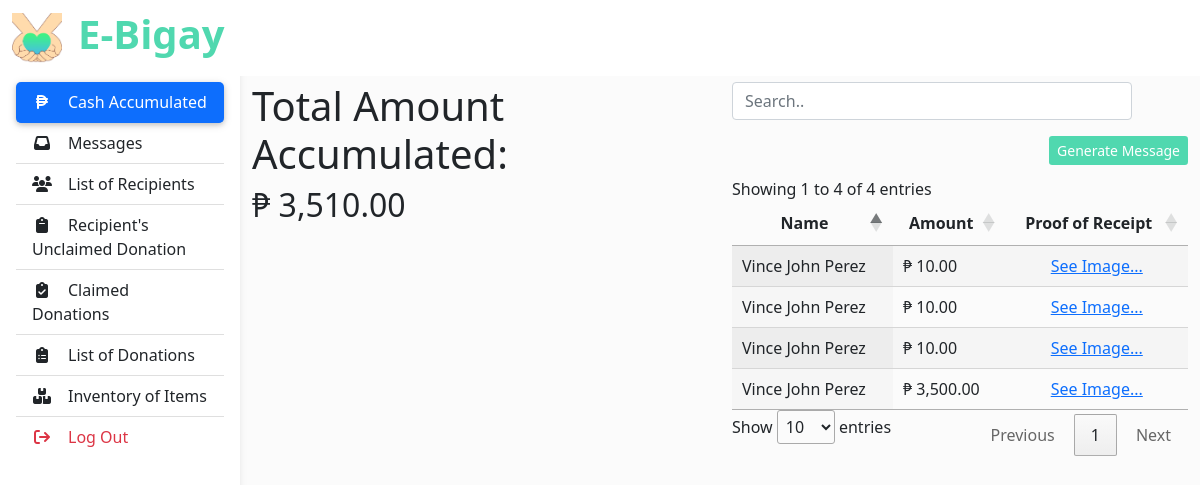
The page /admin/index.php (signed in) on the database its author committed.
### tables this page shows
CREATE TABLE `total_cash` (
  `total` decimal(15,2) NOT NULL
);

CREATE TABLE `cash_table` (
  `id` int(11) NOT NULL,
  `acc_id` int(11) NOT NULL,
  `name` varchar(255) NOT NULL,
  `amount` decimal(15,2) NOT NULL,
  `proof_of_receipt` varchar(255) NOT NULL
);

### admin/index.php (shortened to what this page needs)
<?php
    include('assets/php/config.php');
?>
<!DOCTYPE html>
<html lang="en">
<head>
    <link href="https://cdn.jsdelivr.net/npm/bootstrap@5.0.0/dist/css/bootstrap.min.css" rel="stylesheet">
    <link rel="stylesheet" href="https://cdn.datatables.net/1.12.1/css/jquery.dataTables.min.css">
    <link rel="stylesheet" href="https://cdn.datatables.net/rowreorder/1.2.8/css/rowReorder.dataTables.min.css">
    <link rel="stylesheet" href="https://cdn.datatables.net/responsive/2.3.0/css/responsive.dataTables.min.css">
    <link rel="stylesheet" href="https://cdnjs.cloudflare.com/ajax/libs/font-awesome/6.1.1/css/all.min.css" />
    <link rel="stylesheet" href="assets/css/new_index.css">
</head>
<body>
    <header>
        <nav id="sidebarMenu" class="collapse d-lg-block sidebar collapse bg-white">
            <div class="position-sticky">
                <div class="list-group list-group-flush mx-3 mt-4">
                    <a href="index.php" class="list-group-item list-group-item-action py-2 ripple active" aria-current="true">
                        <i class="fas fa-solid fa-peso-sign fa-fw me-3"></i><span>Cash Accumulated</span>
                    </a>
                    <a href="pages/inbox.php" class="list-group-item list-group-item-action py-2 ripple message-link" aria-current="true">
                        <i class="fas fa-solid fa-inbox fa-fw me-3"></i><span>Messages&nbsp;&nbsp;</span><span class="notification"></span>
                    </a>
                    <a href="pages/list_of_recipients.php" class="list-group-item list-group-item-action py-2 ripple ">
                        <i class="fas fa-users fa-fw me-3"></i><span>List of Recipients</span>
                    </a>
                    <a href="pages/unclaimed_donations.php" class="list-group-item list-group-item-action py-2 ripple">
                        <i class="fas fa-solid fa-clipboard fa-fw me-3"></i><span>Recipient's Unclaimed Donation</span></a>
                    <a href="pages/claimed_donations.php" class="list-group-item list-group-item-action py-2 ripple"><i
                            class="fas fa-solid fa-clipboard-check fa-fw me-3"></i><span>Claimed Donations</span></a>
                    <a href="pages/list_of_donation.php" class="list-group-item list-group-item-action py-2 ripple">
                        <i class="fas fa-solid fa-clipboard-list fa-fw me-3"></i><span>List of Donations</span>
                    </a>
                    <a href="pages/inventory_of_itmes.php" class="list-group-item list-group-item-action py-2 ripple">
                            <i class="fas fa-solid fa-boxes-stacked fa-fw me-3"></i><span>Inventory of Items</span></a>
                    <a href="assets/php/logout.php" class="list-group-item list-group-item-action py-2 ripple">
                            <i class="fas fa-solid fa-arrow-right-from-bracket fa-fw me-3 text-danger"></i><span class="text-danger">Log Out</span></a>
                </div>
            </div>
        </nav>
        <nav id="main-navbar" class="navbar navbar-expand-lg navbar-light bg-white fixed-top">
            <div class="container-fluid">
                <a class="navbar-brand" href="#">
                    <img src="assets/img/logo2.png" height="50px" alt=""
                        loading="lazy" />
                </a>
                <div class="d-none d-md-flex input-group w-auto my-auto" id="nav-header-div">
                    <h1 class="nav-header"><a href="index.html"><span>E-Bigay</span></a></h1>
                </div>
            </div>
        </nav>
    </header>
    <main style="margin-top: 58px">
        <div class="container pt-4">
            <?php
                $getTotalAmountQuery = "SELECT total FROM total_cash";
                $getTotalAmountResult = mysqli_query($con, $getTotalAmountQuery );
                $totalamount = mysqli_fetch_array($getTotalAmountResult);
                $total = "₱ ".number_format($totalamount['total'], 2);
            ?>
            <div class="row">
                <div class="col">
                    <h1>Total Amount Accumulated: </h1>
                    <div class="total-amount">
                        <?php echo "<h2>$total</h2>";?>
                    </div>
                </div>
                <div class="col">
                    <div style="width:100%">
                        <div class="col align-self-start ">
                            <div class="row">
                                <div class="col">
                                    <input class="form-control mb-3" id="total-amount-search" type="text"
                                        placeholder="Search.." style="width:400px">
                                </div>
                                <div class="col d-flex justify-content-end">
                                    <button type="button" style="background-color:#50d8af; border:none; color:white;"
                                        class="btn btn-primary btn-sm" data-bs-toggle="modal" data-bs-target="#generateMessage">
                                        Generate Message
                                    </button>
                                </div>
                            </div>
                        </div>
                    </div>
                    <table class="display" id="cash-amount" style="width:100%">
                        <thead class="thead-dark">
                            <tr>
                                <th class="text-center">Name</th>
                                <th class="text-center">Amount</th>
                                <th class="text-center">Proof of Receipt</th>
                            </tr>
                        </thead>
                        <tbody id="list-amount">
                            <?php
                                $getAllCashDonationQuery = "SELECT * FROM cash_table";
                                $getAllCashDonationResult = mysqli_query($con, $getAllCashDonationQuery );
                                while($row=mysqli_fetch_array($getAllCashDonationResult)){
                                    echo "<tr>";
                                        echo "<td>";echo $row['name']; echo "</td>";
                                        echo "<td>";echo "₱ ".number_format($row['amount'], 2); echo "</td>";
                                        echo "<td class='text-center'><a href='#' data-bs-toggle='modal' data-bs-target='#imgReceiptModal".$row['id']."'>See Image...</a></td>";
                                    echo "</tr>";
                                }
                            ?>
                        </tbody>
                    </table>
                </div>
            </div>
        </div>
    </main>
</body>
</html>

### admin/assets/css/new_index.css (style rules this page uses)
body { background-color: #fbfbfb; }
@media (min-width: 991.98px) { main { padding-left: 240px; } }
.navbar>.container-fluid { justify-content: left; }
.nav-header a { color: #50d8af; text-decoration: none; font-weight: 700; }
.sidebar { position: fixed; top: 0; bottom: 0; left: 0; padding: 58px 0 0; box-shadow: 0 2px 5px 0 rgb(0 0 0 / 5%), 0 2px 10px 0 rgb(0 0 0 / 5%); width: 240px; z-index: 600; width: 20%; }
.sidebar .active { border-radius: 5px; box-shadow: 0 2px 5px 0 rgb(0 0 0 / 16%), 0 2px 10px 0 rgb(0 0 0 / 12%); }

### rows shown on the page
total_cash: total "₱ 3,510.00"
cash_table: name "Vince John Perez", amount "10.00"
cash_table: name "Vince John Perez", amount "10.00"
cash_table: name "Vince John Perez", amount "10.00"
cash_table: name "Vince John Perez", amount "3,500.00"
